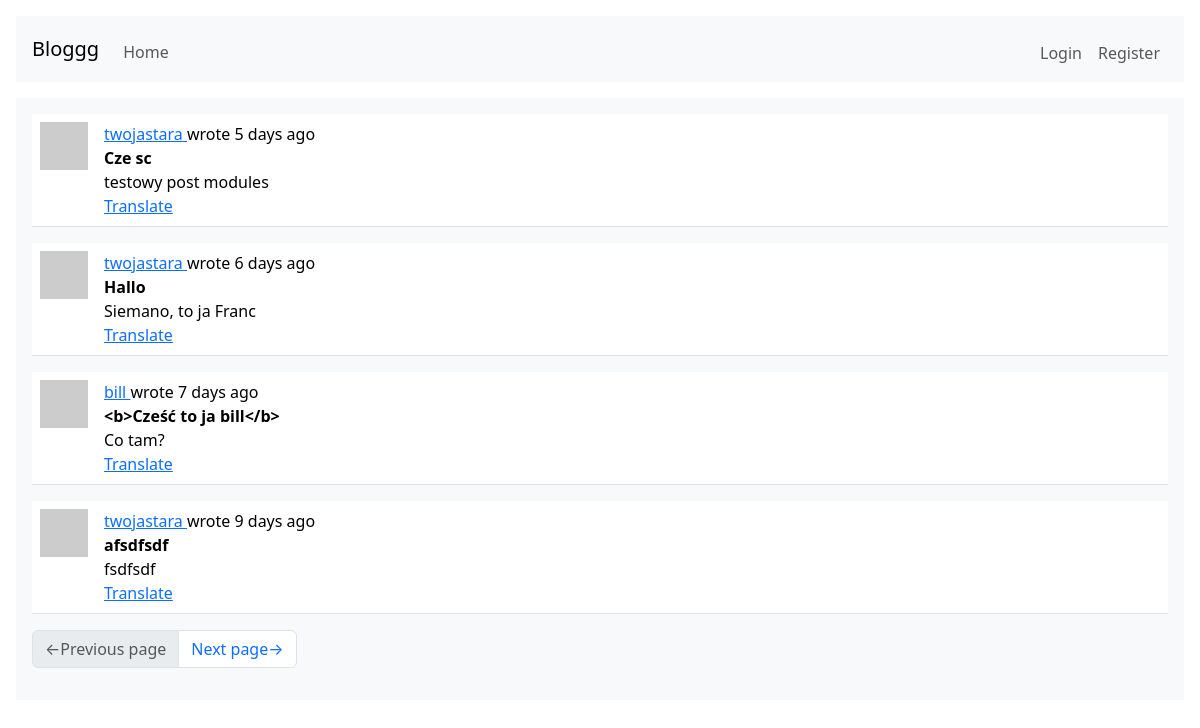
The page /index on the database as committed earlier.
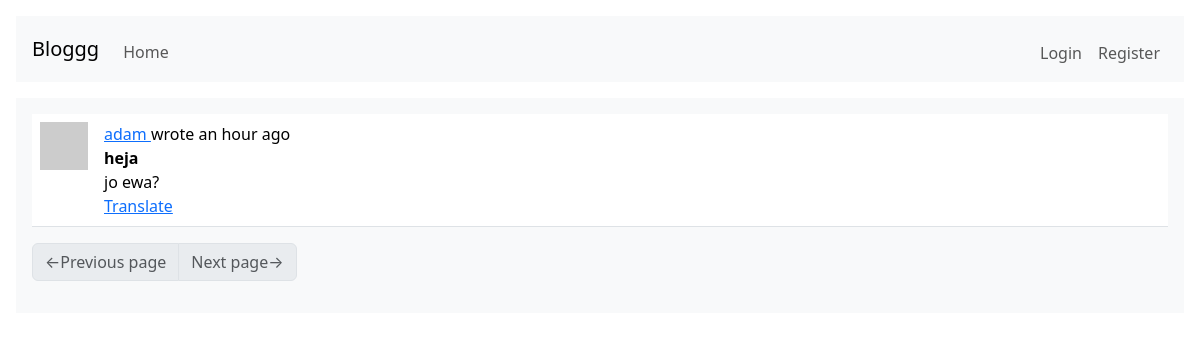
The same page on the database as committed later.
### webapp/models.py (models this page shows, shortened)
class SearchableMixin(object):
    @classmethod
    def search(cls, expression, page, per_page):
        ids, total = query_index(cls.__class__, expression, page, per_page)
        if total == 0:
            return [], 0
        when_case = []
        for i in range(len(ids)):
            when_case.append((ids[i], i))
        query = sqa.select(cls).where(cls.id.in_(ids)).order_by(
            db.case(*when_case, value=cls.id)
        )
        return db.session.scalars(query), total

class Post(SearchableMixin, db.Model):
    __searchable__ = ['title', 'body']
    id:         sqo.Mapped[int] = sqo.mapped_column(primary_key=True)
    user_id:    sqo.Mapped[int] = sqo.mapped_column(sqa.ForeignKey(User.id), index=True)
    timestamp:  sqo.Mapped[datetime] = sqo.mapped_column(index=True, default=lambda: datetime.now(timezone.utc))
    title:      sqo.Mapped[str] = sqo.mapped_column(sqa.String(64), index=True)
    body:       sqo.Mapped[str] = sqo.mapped_column(sqa.String(3072))
    language:   sqo.Mapped[Optional[str]] = sqo.mapped_column(sqa.String(8))
    author:     sqo.Mapped[User] = sqo.relationship(back_populates='posts')

### webapp/main/routes.py (the view)
@bp.route('/', methods=['POST', 'GET'])
@bp.route('/index', methods=['POST', 'GET'])
def index_page():
    page = request.args.get('page', 1, type=int)
    query = None
    post_form = None
    if current_user.is_authenticated:
        post_form = PostForm()
        if post_form.validate_on_submit():
            try:
                language = detect(post_form.text.data)
            except LangDetectException:
                language = ''
            new_post = Post(title=post_form.title.data, body=post_form.text.data,
                            author=current_user, language=language)
            db.session.add(new_post)
            db.session.commit()
            flash(_('Uploaded your post.'))
            return redirect(url_for('main.index_page'))
        query = current_user.get_my_and_followers_posts_query()
    else:
        query = sqa.select(Post).order_by(Post.timestamp.desc())
    posts = db.paginate(query, page=page, per_page=current_app.config['POSTS_PER_PAGE'], error_out=False)
    next_url = url_for('main.index_page', page=posts.next_num) if posts.has_next else None
    prev_url = url_for('main.index_page', page=posts.prev_num) if posts.has_prev else None
    return render_template('index_page.html', title='Home page',
                    posts=posts, post_form=post_form, next_url=next_url, prev_url=prev_url)

### webapp/__init__.py (called while the page is built)
def get_locale():
    return request.accept_languages.best_match(current_app.config['LANGUAGES'])

### webapp/main/routes.py (called while the page is built)
@bp.before_request
def before_request():
    g.locale = str(get_locale())
    url = urlparse(request.url)
    url = url._replace(scheme='')
    url = url._replace(netloc='')
    url = urlunparse(url)
    g.current_path_and_args = url
    if current_user.is_authenticated:
        current_user.last_seen = datetime.now(timezone.utc)
        db.session.commit()
        g.search_form = SearchForm()

### webapp/models.py (called while the page is built)
    def avatar(self, size):
        hash = md5((self.username+self.email+str(2384129234)).encode('utf-8')).hexdigest()
        return f'https://www.gravatar.com/avatar/{hash}?d=identicon&s={size}'

### webapp/templates/index_page.html (shortened to what this page needs)
{% extends "base.html" %}
{% block content %}
    {% for post in posts %}
        {% include "sub_post.html" %}
    {% endfor %}
    {% include "sub_pagination.html" %}
{% endblock %}

### webapp/templates/sub_post.html (shortened to what this page needs)
<table class="table table-hover">
    <tr>
        <td width="64px">
            <a href="{{ url_for('main.user_page', username=post.author.username) }}">
                <img src="{{ post.author.avatar(64) }}" class="img-fluid">
            </a>
        </td>
        <td>
            {{ _('%(username)s wrote %(when)s',
                username=user_link, when=moment(post.timestamp).fromNow()) }}
            <br>
            <b>{{ post.title }}</b>
            <br>
            <span id="post-{{ post.id }}">{{ post.body }}</span>
            <br>
            {% if post.language and post.language != g.locale %}
                <span id="translation-{{ post.id }}">
                    <a href="javascript:translate(
                        'post-{{ post.id }}',
                        'translation-{{ post.id }}',
                        '{{ post.language }}',
                        '{{ g.locale }}');">{{ _('Translate') }}</a>
                </span>
            {% endif %}
        </td>
    </tr>
</table>

Rows that differ between the two databases and show on the page:
removed Post: title "Cze sc", body "testowy post modules"
removed Post: title "Hallo", body "Siemano, to ja Franc"
removed Post: title "<b>Cześć to ja bill</b>", body "Co tam?"
removed Post: title "afsdfsdf", body "fsdfsdf"
now on this page (row edited): Post: title "heja", body "jo ewa?"
